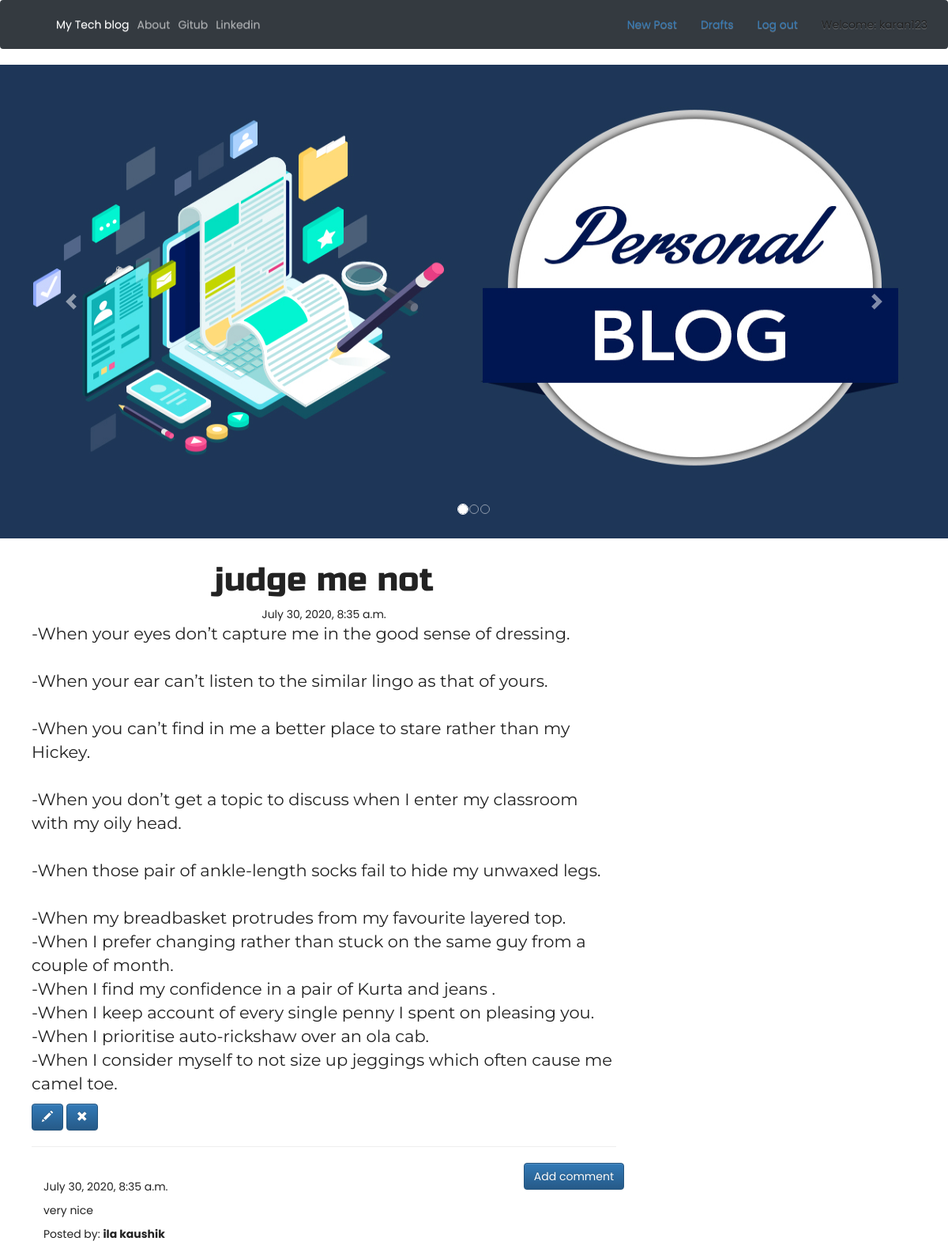
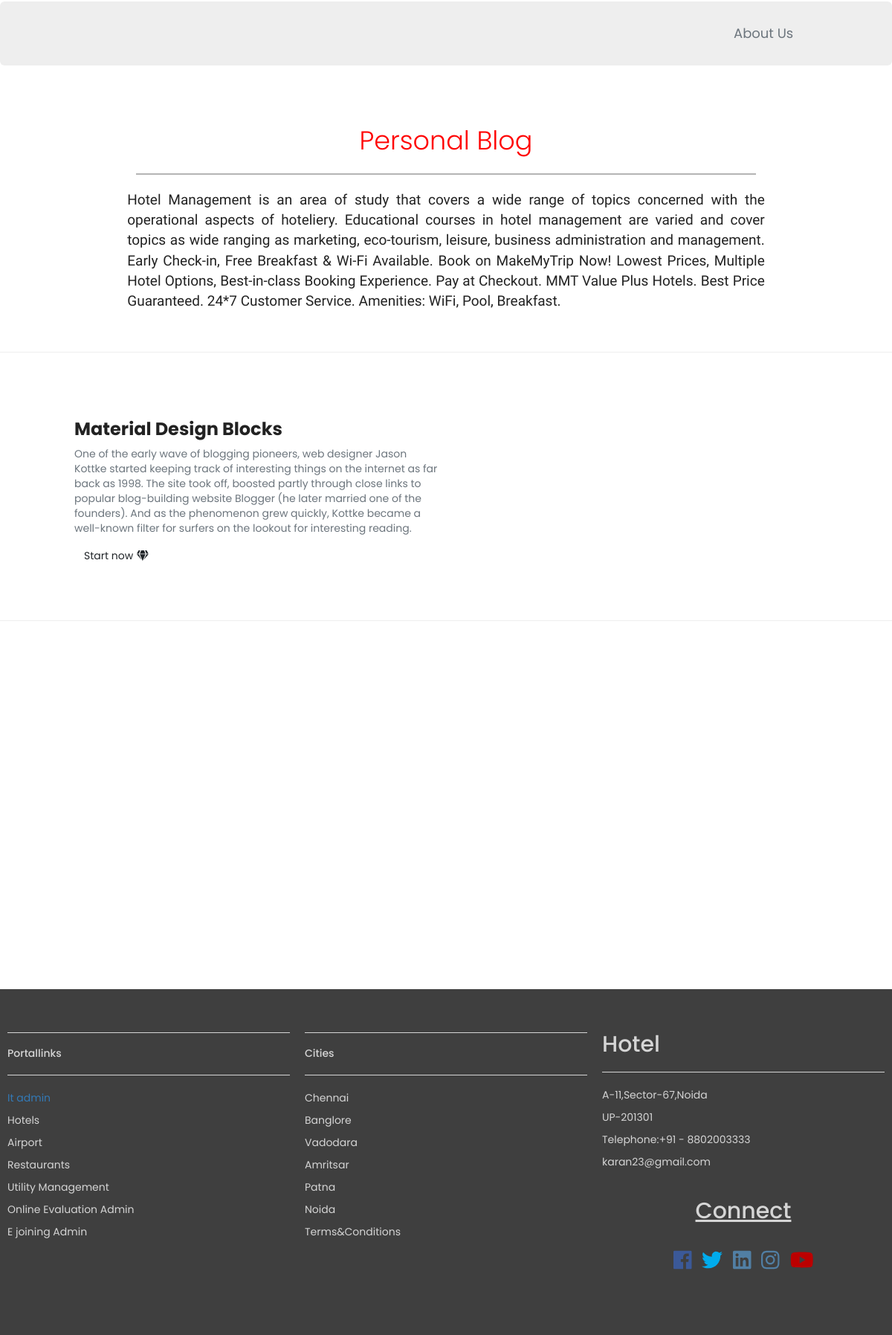
Page /post/8 (signed in) on the committed database (2 pictures, top to bottom).
### blog/models.py (models this page shows, shortened)
class Post(models.Model):
    author = models.ForeignKey('auth.User', on_delete=models.CASCADE,)
    title = models.CharField(max_length=200)
    text = models.TextField()
    created_date = models.DateTimeField(default=timezone.now)
    published_date = models.DateTimeField(blank=True,null=True)

class Comment(models.Model):
    post = models.ForeignKey('blog.Post',related_name='comments', on_delete=models.CASCADE,)
    author = models.CharField(max_length=200)
    text = models.TextField()
    created_date = models.DateTimeField(default=timezone.now)
    approved_comment = models.BooleanField(default=False)

### blog/views.py (the view)
# urls.py: re_path(r'^post/(?P<pk>\d+)$',views.PostDetailView.as_view(),name='post_detail'),
class PostDetailView(DetailView):
    model = Post

### blog/templates/blog/post_detail.html (shortened to what this page needs)
{% extends 'blog/base.html' %}
{% block content %}
        <h1 class='posttitle loader'>{{ post.title }}</h1>
        {% if post.published_date %}
            <div class="date postdate">
                {{ post.published_date }}
            </div>
        {% else %}
            <a class="btn btn-default" href="{% url 'post_publish' pk=post.pk %}">Publish</a>
        {% endif %}
      <p class='postcontent' >{{ post.text|safe|linebreaksbr }}</p>
      {% if user.is_authenticated %}
          <a class="btn btn-primary" href="{% url 'post_edit' pk=post.pk %}"><span class="glyphicon glyphicon-pencil"></span></a>
          <a class="btn btn-primary" href="{% url 'post_remove' pk=post.pk %}"><span class="glyphicon glyphicon-remove"></span></a>
      {% endif %}
  <hr>
  <a class="btn btn-primary btn-comment" href="{% url 'add_comment_to_post' pk=post.pk %}">Add comment</a>
  <div class="container">
  {% for comment in post.comments.all %}
  <br>
      {% if user.is_authenticated or comment.approved_comment %}
              {{ comment.created_date }}
          <p>{{ comment.text|safe|linebreaks }}</p>
          <p>Posted by: <strong>{{ comment.author }}</strong></p>
      {% endif %}
  {% empty %}
      <p>No comments posted.</p>
  {% endfor %}
</div>
{% endblock %}

### blog/templates/blog/base.html (shortened to what this page needs)
<!DOCTYPE html>
{% load static %}
<html>
    <head>
    <link rel="stylesheet" href="https://stackpath.bootstrapcdn.com/bootstrap/4.4.1/css/bootstrap.min.css"
>
        <link rel="stylesheet" href="https://maxcdn.bootstrapcdn.com/bootstrap/3.3.7/css/bootstrap.min.css">
        <link rel="stylesheet" href="https://maxcdn.bootstrapcdn.com/bootstrap/3.3.7/css/bootstrap-theme.min.css">
        <link rel="stylesheet" href="//cdn.jsdelivr.net/medium-editor/latest/css/medium-editor.min.css" type="text/css" media="screen" charset="utf-8">
        <link rel="stylesheet" href="{% static 'css/blog.css' %}">
         <link rel="stylesheet" href="{% static 'css/style.css' %}">
<body class='loader'>
  <nav class="navbar navbar-expand-lg navbar-dark bg-dark">
          <a class="navbar-brand" href="http://127.0.0.1:3000/Bootstrap%204%20Site%20Files/#"></a>
          <div class="collapse navbar-collapse" id="navbarSupportedContent">
            <ul class="navbar-nav mr-auto">
              <li class="nav-item active">
                <a class="nav-link" href="{% url 'post_list' %}">My Tech blog <span class="sr-only">(current)</span></a>
              </li>
                 <li class="nav-item">
        <a class="nav-link" href="{% url 'about'%}">About</a>
      </li>
      <li class="nav-item">
        <a class="nav-link " href="https://www.github.com/karan06126">Gitub</a>
      </li>
      <li class="nav-item">
        <a class="nav-link " href="https://www.linkedin.com">Linkedin</a>
        </ul>
              <ul class="nav navbar-nav navbar-right">
                  {% if user.is_authenticated %}
                  <li class="nav-item">
          <a  class="nav-lnk" href="{% url 'post_new' %}" >New Post</a>
        </li>
        <li class="nav-item">
          <a href="{% url 'post_draft_list' %}">Drafts</a>
        </li>
        <li class="nav-item">
          <a href="{% url 'logout' %}" >Log out</a>
        </li>
        <li class="nav-item">
          <a >Welcome: {{ user.username }}</a>
        </li>
          {% else %}
          <li><a class='nav navbar-right' href="{% url 'login' %}" ><span class="glyphicon glyphicon-user"></span></a></li>
        {% endif %}
      </ul>
  </div>
</nav>
  <div id="carousel-example-2" class="carousel slide carousel-fade" data-ride="carousel">
          <ol class="carousel-indicators">
            <li data-target="#carousel-example-2" data-slide-to="0" class="active"></li>
            <li data-target="#carousel-example-2" data-slide-to="1"></li>
            <li data-target="#carousel-example-2" data-slide-to="2"></li>
          </ol>
          <div class="carousel-inner" role="listbox">
            <div class="carousel-item active">
              <div class="view">
                <img class="d-block w-100" src="{% static 'image/blog3.jpg' %}" height="600" width="1800"
                  alt="First slide">
              </div>
              <div class="carousel-caption">
              </div>
            </div>
          </div>
          <a class="carousel-control-prev" href="#carousel-example-2" role="button" data-slide="prev">
            <span class="carousel-control-prev-icon" aria-hidden="true"></span>
          </a>
          <a class="carousel-control-next" href="#carousel-example-2" role="button" data-slide="next">
            <span class="carousel-control-next-icon" aria-hidden="true"></span>
          </a>
        </div>
        <div class="content container">
            <div class="row">
                <div class="col-md-8">
                  <div class="blog_posts">
                    {% block content %}
                    {% endblock %}
                  </div>
                </div>
            </div>
        </div>
  <div class="container-fluid">
  <div class="row jumbotron">
  	<div class="col-xs-12 col-sm-12 col-md-9 col-lg-9 col-xl-10">
  	</div>
  	<div class="col-xs-12 col-sm-12 col-md-3 col-lg-3 col-xl-2">
  		<a href="http://127.0.0.1:3000/Bootstrap%204%20Site%20Files/#"><button type="button" class="btn btn-outline-secondary btn-lg">About Us</button></a>
  	</div>
    </div>
  </div>
  <div class="container-fluid padding">
  	<div class="row welcome text-center">
  		<div class="col-12">
  			<div class="ab">
  			<h1 class="display-4">Personal Blog</h1>
  		</div>
  		</div>
  		<hr>
  		<div class="col-12" style="text-align:justify">
  			<div class="tr">
  			<p>Hotel Management is an area of study that covers a wide range of topics concerned with the operational aspects of hoteliery.
          Educational courses in hotel management are varied and cover topics as wide ranging as marketing, eco-tourism,
          leisure, business administration and management.
        Early Check-in, Free Breakfast & Wi-Fi Available. Book on MakeMyTrip Now! Lowest Prices, Multiple Hotel Options,
        Best-in-class Booking Experience. Pay at Checkout. MMT Value Plus Hotels. Best Price Guaranteed. 24*7 Customer Service.
         Amenities: WiFi, Pool, Breakfast.</p>
  		</div>
  	</div>
  	</div>
  </div>
<hr class="my-4">
        <div class="container my-5 py-5 z-depth-1">
        <section class="px-md-5 mx-md-5 text-center text-lg-left dark-grey-text">
          <div class="row">
            <div class="col-md-6 mb-4 mb-md-0">
              <h3 class="font-weight-bold">Material Design Blocks</h3>
              <p class="text-muted">One of the early wave of blogging pioneers, web designer Jason Kottke started keeping track
                  of interesting things on the internet as far back as 1998. The site took off, boosted partly through close
                  links to popular blog-building website Blogger (he later married one of the founders). And as the phenomenon
                  grew quickly, Kottke became a well-known filter for surfers on the lookout for interesting reading.</p>
              <a class="btn btn-purple btn-md ml-0" href="#" role="button">Start now<i class="fa fa-gem ml-2"></i></a>
            </div>
            <div class="col-md-6 mb-4 mb-md-0">
              <div class="view overlay z-depth-1-half">
              </div>
            </div>
          </div>
        </section>
      </div>
<hr class="my-4">
  <figure>
  </figure>
  <footer>
  	<div class="container-fluid padding">
  		<div class="row text-left">
  			<div class="col-md-4">
  				<hr class="light">
  				<h5>Portallinks</h5>
  				<hr class="light">
  			<a href="http://127.0.0.1:3000/Bootstrap%204%20Site%20Files/#">	<p>It admin</p></a>
  				<p>Hotels</p>
  				<p>Airport</p>
  				<p>Restaurants</p>
  				<p>Utility Management</p>
  				<p>Online Evaluation Admin</p>
  				<p>E joining Admin</p>
  			</div>
  			<div class="col-md-4">
  				<hr class="light">
  				<h5>Cities</h5>
  				<hr class="light">
  				<p>Chennai</p>
  				<p>Banglore</p>
  				<p>Vadodara</p>
  				<p>Amritsar</p>
  				<p>Patna</p>
  				<p>Noida</p>
  				<p>Terms&amp;Conditions</p>
  			</div>
  			<div class="col-md-4">
  				<h2>Hotel</h2>
  				<hr class="light">
  				<p>A-11,Sector-67,Noida</p>
  				<p>UP-201301</p>
  				<p>Telephone:+91 - 8802003333</p>
  				<p>karan23@gmail.com</p>
  				<div class="container-fluid padding">
  					<div class="row text-center padding">
  						<div class="col-12">
  							<h2><u>Connect</u></h2>
  						</div>
  						<div class="col-12 social padding">
  							<a href="#"><i class="fab fa-facebook"></i></a>
  								<a href="#"><i class="fab fa-twitter"></i></a>
  									<a href="#"><i class="fab fa-linkedin"></i></a>
  										<a href="#"><i class="fab fa-instagram"></i></a>
  											<a href="#"><i class="fab fa-youtube"></i></a>
  						</div>
  					</div>
  				</div>
  			</div>
  		</div>
  			</div>
  </footer>
</body>
</html>

### blog/static/css/blog.css (style rules this page uses)
.postdate { text-align: center; }
.posttitle { font-family: 'Russo One', sans-serif; font-size: 3em; text-align: center; }
.postcontent { font-family: 'Montserrat'; font-size: 1.5em; }
.btn-comment { position: absolute; right: 0px; }
.loader { filter:hue-rotate(0deg); color: linear-gradient(45deg,#0f8,#08f); animation:hue 5000ms infinite linear; }

### blog/static/css/style.css (style rules this page uses)
html,body { height:100%; width:100%; font-family: 'Poppins', sans-serif; color:#222; }
.jumbotron { padding:1rem; border-radius: 0; }
.padding { padding-bottom:2rem; }
.welcome { width:75%; margin:0 auto; padding-top: 2rem; }
.welcome hr { border-top: 2px solid #b4b4b4; width:95%; margin-top: .3rem; margin-bottom: 1rem; }
.social a { font-size: 2em; padding:0.5rem; }
.fa-facebook { color:#3b5998; }
.fa-twitter { color:#00aced; }
.fa-linkedin { color:#517fa4; }
.fa-instagram { color:#517fa4; }
.fa-youtube { color:#bb0000; }
footer { background-color: #3f3f3f; color: #d5d5d5; padding-top: 2em; }
hr.light { border-top:1px solid #d5d5d5; width:100%; }
.ab { color:red; }
.tr p { font-size: 19px; font-family: 'Rajdhani', sans-serif; }
.carousel-item { transition: -webkit-transform 0.5s ease; transition: transform 0.5s ease; transition: transform 0.5s ease, -webkit-transform 0.5s ease; -webkit-backface-visibility: visible; backface-visibility: visible; }
figure { position: relative; width: 100%; height: 60%; margin: 0!important; }
[class*="col-"] { padding: 1rem; }

### rows in the picture
Post: title "judge me not", published_date "July 30, 2020, 8:35 a.m.", text "-When your eyes don’t capture me in the good sense of dressing. -When your ear can’t listen to the similar lingo as that of yours. -When you can’t find in me a better place to stare rather than my Hickey. -When you don’t get a topic to discuss when I enter my classroom with my oily head. -When those pair of ankle-length socks fail to hide my unwaxed legs. -When my breadbasket protrudes from my favourite layered top. -When I prefer changing rather than stuck on the same guy from a couple of month. -When I find my confidence in a pair of Kurta and jeans . -When I keep account of every single penny I spent on pleasing you. -When I prioritise auto-rickshaw over an ola cab. -When I consider…"
Comment: created_date "July 30, 2020, 8:35 a.m.", text "very nice", author "ila kaushik"

### other values in the picture
{{ user.username }} "karan123"
